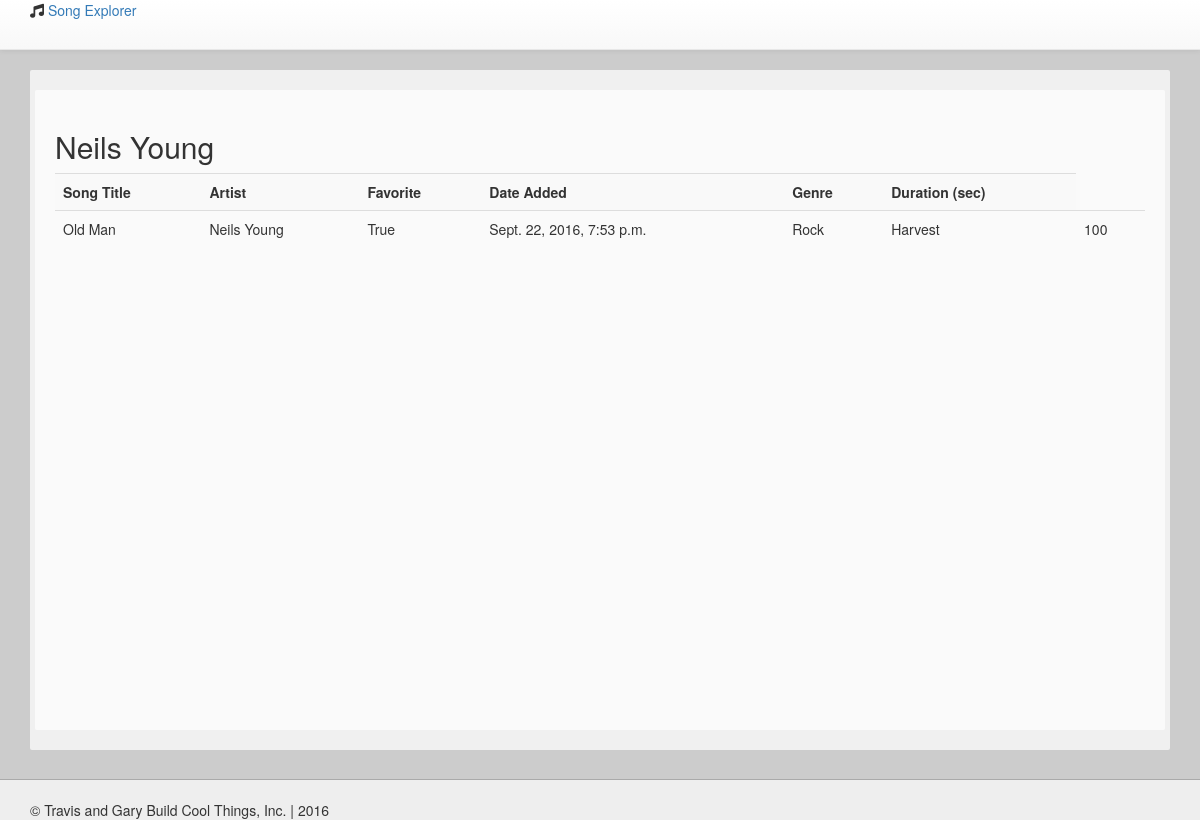
Before: /artist/2/ with the older database file.
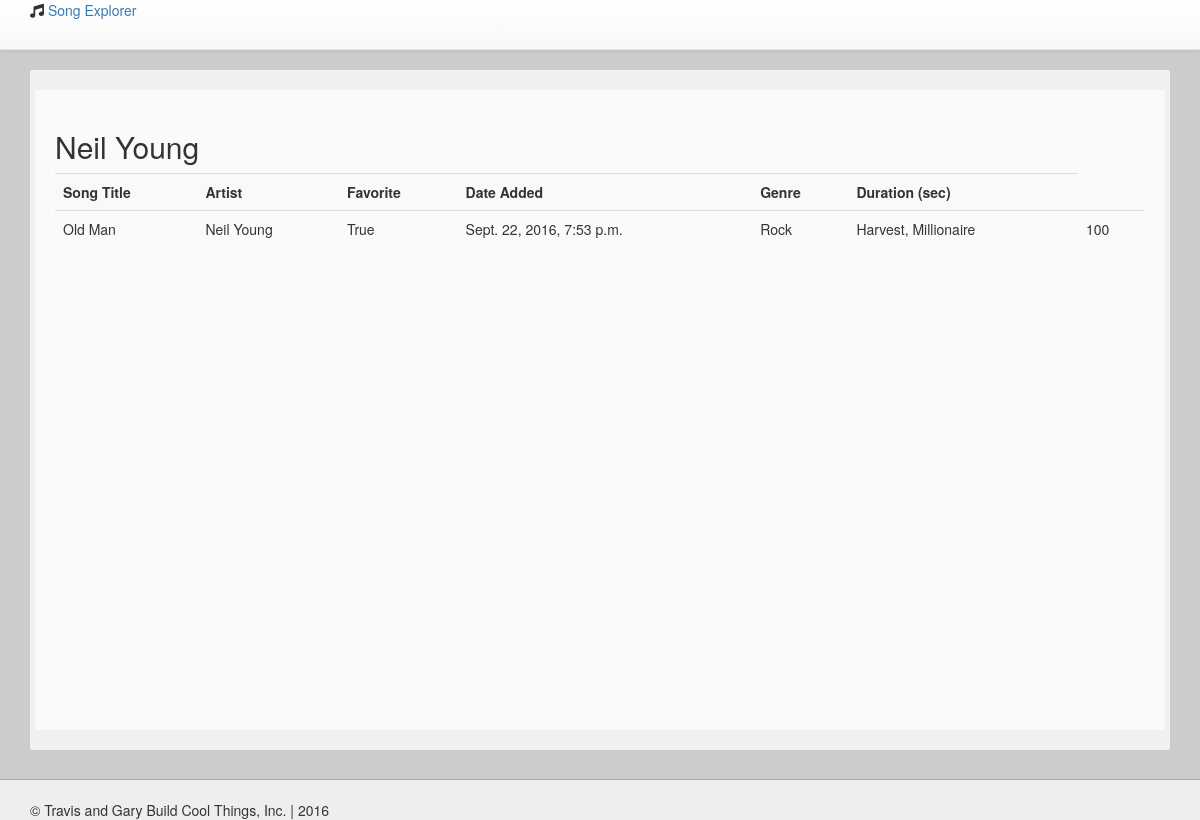
After: the same page with the newer database file.
### tracks/models.py (models this page shows, shortened)
class Artist(models.Model):
	first_name = models.CharField(max_length=200)
	last_name = models.CharField(max_length=200)
	group_name = models.CharField(max_length=200)
	def __str__(self):
		return "{} {}".format(self.first_name, self.last_name)

class Track(models.Model):
	name = models.CharField(max_length=200)
	artist = models.ManyToManyField('Artist')
	album = models.ManyToManyField('Album')
	date_added = models.DateTimeField(default=datetime.now, blank=True)
	duration = models.IntegerField()
	favorite = models.BooleanField(default=False)
	genre = models.ForeignKey('Genre')
	def get_album_name(self):
		album_names = [album.album_name for album in self.album.all()]
		return ", ".join(album_names)

class Album(models.Model):
	album_name = models.CharField(max_length=200)

class Genre(models.Model):
	genre_name = models.CharField(max_length=200)

### tracks/views.py (the view)
# urls.py: url(r'^artist/(?P<id>\d+)/$', views.artist_page, name='artist_page'),
def artist_page(request, id):
    artist = get_object_or_404(Artist, pk=id)
    tracks = artist.track_set.all()
    context = {
        "artist": artist,
        "tracks": tracks,
    }
    return render(request, "tracks/artist_page.html", context)

### tracks/templates/tracks/artist_page.html (shortened to what this page needs)
{% extends 'tracks/base.html' %}
{% block content %}
  <div class="row">
      <div class="main-content">
      <h2>{{ artist }}</h2>
      <table class="table  table-striped">
                <tr>
                  <th>Song Title</th>
                  <th>Artist</th>
                  <th>Favorite</th>
                  <th>Date Added</th>
                  <th>Genre</th>
                  <th>Duration (sec)</th>
                </tr>
            {% for song in tracks %}
                <tr>
                  <td>
                    {{song.name}}
                  </td>
                  <td>
                    {{artist}}
                  </td>
                  <td>
                    {{song.favorite}}
                  </td>
                  <td>
                    {{song.date_added}}
                  </td>
                  <td>
                    {{song.genre.genre_name}}
                  </td>
                  <td>
                    {{song.get_album_name }}
                  </td>
                  <td>
                    {{song.duration}}
                  </td>
                </tr>
            {% endfor %}
            </table>
      </div>
  </div>
{% endblock %}

Changed rows visible on the page:
changed Artist: first_name+last_name "Neils Young" → "Neil Young"
computed for Track "Old Man": get_album_name "Harvest" → "Harvest, Millionaire"
